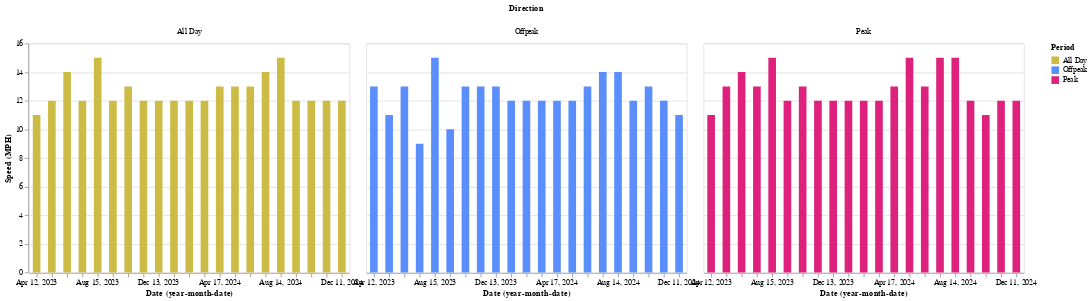

Here is the notebook cell this chart was saved with:
### Code cell
alt.Chart(
    marin_county_route_29.loc[marin_county_route_29.dir_0_1 == 1]
).mark_bar(size=10).encode(
    x="yearmonthdate(Date):O",
    y="Speed (MPH):Q",
    color=alt.Color(
        "Period:N",
        title=_report_utils.labeling("Period"),
        scale=alt.Scale(range=color_dict["tri_color"]),
    ),
).facet(column=alt.Column("Period:N", title=_report_utils.labeling("Direction")),
        )
